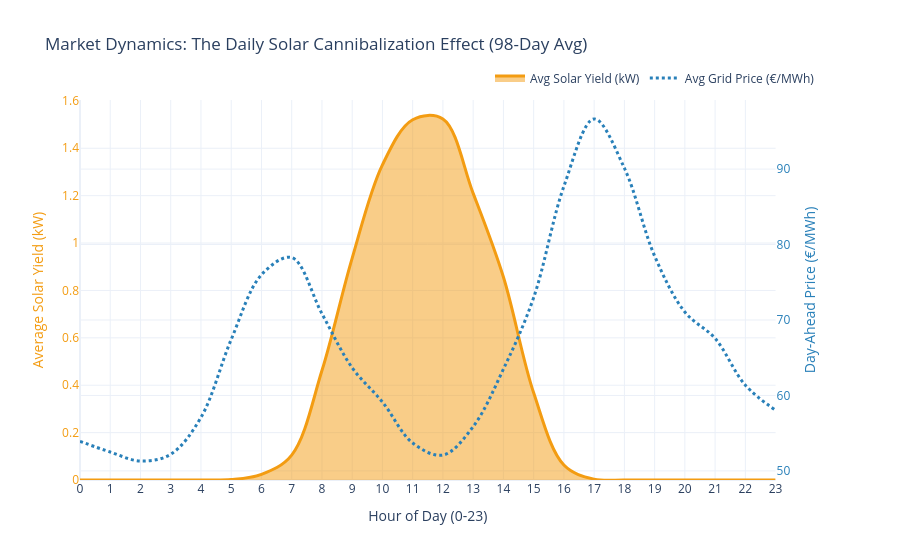

Notebook code for this chart:
### Markdown cell above
### 📉 6. Market Dynamics: The Midday Price Drop
Now we connect the weather directly to the wallet. 

Germany has so much solar infrastructure that sunny days actually flood the grid with excess power. This creates a famous market quirk called the "cannibalization effect" (or the Duck Curve)—where this massive midday oversupply drives electricity prices straight down.

To visualize this, I will plot our average solar yield against the day-ahead grid prices. If the math checks out, we should see electricity prices dip exactly when the sun hits its peak.

### Code cell
# 🚀 Daily Market Profile

# 1. Aggregate average solar yield and grid price by hour of the day
hourly_market = (
    df_env
    .group_by("hour_of_day")
    .agg([
        pl.col("AC_ActivePower").mean().alias("avg_solar"),
        pl.col("DayAhead_Price_EUR_MWh").mean().alias("avg_price")
    ])
    .sort("hour_of_day")
).to_pandas()

# 2. Build a dual-axis visualization
fig = make_subplots(specs=[[{"secondary_y": True}]])

# Add Solar curve (Primary Y-Axis)
fig.add_trace(
    go.Scatter(
        x=hourly_market["hour_of_day"], 
        y=hourly_market["avg_solar"],
        name="Avg Solar Yield (kW)",
        line=dict(color="#f39c12", width=3, shape="spline"),
        fill="tozeroy",
        opacity=0.6
    ),
    secondary_y=False,
)

# Add Price curve (Secondary Y-Axis)
fig.add_trace(
    go.Scatter(
        x=hourly_market["hour_of_day"], 
        y=hourly_market["avg_price"],
        name="Avg Grid Price (€/MWh)",
        line=dict(color="#2980b9", width=3, dash="dot", shape="spline")
    ),
    secondary_y=True,
)

# 3. Format professional layout
fig.update_layout(
    title="Market Dynamics: The Daily Solar Cannibalization Effect (98-Day Avg)",
    xaxis=dict(title="Hour of Day (0-23)", tickmode="linear", tick0=0, dtick=1),
    template="plotly_white",
    hovermode="x unified",
    legend=dict(orientation="h", yanchor="bottom", y=1.02, xanchor="right", x=1)
)

fig.update_yaxes(title_text="Average Solar Yield (kW)", secondary_y=False, color="#f39c12")
fig.update_yaxes(title_text="Day-Ahead Price (€/MWh)", secondary_y=True, color="#2980b9")

fig.show()

### Figure 1 — Plotly figure (JSON) as saved in the notebook; plotly's stock layout.template omitted (floating-point values rounded to 4 significant figures)
{"data": [{"fill": "tozeroy", "line": {"color": "#f39c12", "shape": "spline", "width": 3}, "name": "Avg Solar Yield (kW)", "opacity": 0.6, "type": "scatter", "x": [0, 1, 2, 3, 4, 5, 6, 7, 8, 9, 10, 11, 12, 13, 14, 15, 16, 17, 18, 19, 20, 21, 22, 23], "xaxis": "x", "y": [0.0, 0.0, 0.0, 0.0, 0.0, 0.001703, 0.02368, 0.1049, 0.4618, 0.9367, 1.33, 1.521, 1.524, 1.21, 0.8567, 0.368, 0.06304, 0.003638, 0.0, 0.0, 0.0, 0.0, 0.0, 0.0], "yaxis": "y"}, {"line": {"color": "#2980b9", "dash": "dot", "shape": "spline", "width": 3}, "name": "Avg Grid Price (€/MWh)", "type": "scatter", "x": [0, 1, 2, 3, 4, 5, 6, 7, 8, 9, 10, 11, 12, 13, 14, 15, 16, 17, 18, 19, 20, 21, 22, 23], "xaxis": "x", "y": [53.92, 52.5, 51.31, 52.21, 57.09, 67.42, 75.99, 78.27, 70.84, 63.67, 59.14, 53.7, 52.1, 55.87, 63.49, 72.97, 87.71, 96.64, 90.14, 78.48, 71.06, 67.56, 61.36, 58.04], "yaxis": "y2"}], "layout": {"hovermode": "x unified", "legend": {"orientation": "h", "x": 1, "xanchor": "right", "y": 1.02, "yanchor": "bottom"}, "title": {"text": "Market Dynamics: The Daily Solar Cannibalization Effect (98-Day Avg)"}, "xaxis": {"anchor": "y", "domain": [0, 0.94], "dtick": 1, "tick0": 0, "tickmode": "linear", "title": {"text": "Hour of Day (0-23)"}}, "yaxis": {"anchor": "x", "color": "#f39c12", "domain": [0, 1], "title": {"text": "Average Solar Yield (kW)"}}, "yaxis2": {"anchor": "x", "color": "#2980b9", "overlaying": "y", "side": "right", "title": {"text": "Day-Ahead Price (€/MWh)"}}}}
